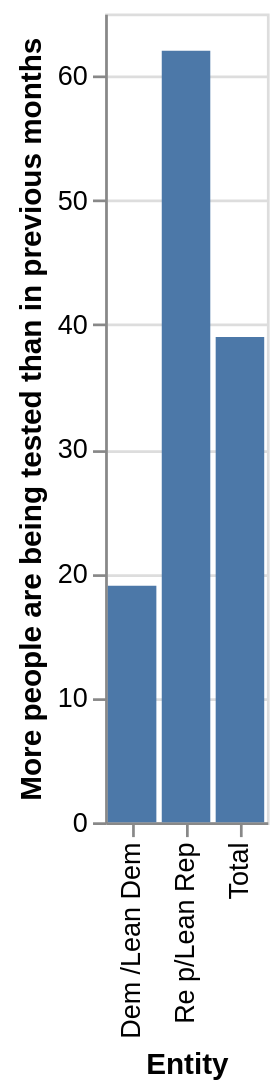

This figure's Vega-Lite source:
### Vega-Lite specification from a JSON file in a GitHub repository (floating-point values rounded to 4 significant figures)
{"$schema": "https://vega.github.io/schema/vega-lite/v5.json", "description": "Bar chart auto-generated from CSV", "data": {"values": [{"Entity": "Dem /Lean Dem", "More people are being tested than in previous months": "19", "There are more new infections, not just more tests": "80"}, {"Entity": "Re p/Lean Rep", "More people are being tested than in previous months": "62", "There are more new infections, not just more tests": "36"}, {"Entity": "Total", "More people are being tested than in previous months": "39", "There are more new infections, not just more tests": "60"}]}, "mark": "bar", "encoding": {"x": {"field": "Entity", "type": "ordinal"}, "y": {"field": "More people are being tested than in previous months", "type": "quantitative"}}}
